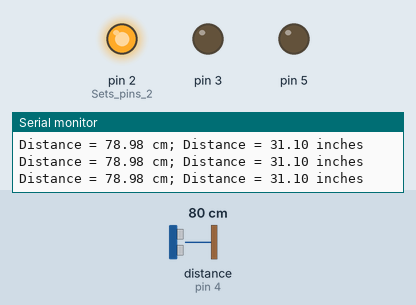
Bench run of a sketch on a simulated Arduino Uno, built with avr-gcc and run on an emulated ATmega328P. On the bench: output pins drawn as LEDs (lit = HIGH), the last lines printed to the serial monitor. Wiring (inferred from the names in the program): ultrasonic range finder: trigger pin 9; echo pin 4. The test bench sets the inputs (shaded band); at power-on: distance to the obstacle (sensor on pin 4) 80 cm. The echo pulse lasts 58.3 µs per cm; pins used as bus, display or sensor lines are not drawn.

Above: at 1.2 s.
1.3 s: distance to the obstacle (sensor on pin 4) set to 55 cm
2.8 s: distance to the obstacle (sensor on pin 4) set to 46 cm
At 3.5 s:
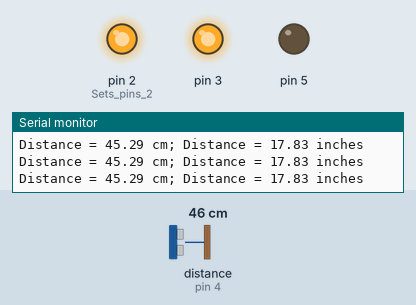
4.3 s: distance to the obstacle (sensor on pin 4) set to 34 cm
5.8 s: distance to the obstacle (sensor on pin 4) set to 27 cm
At 6.8 s:
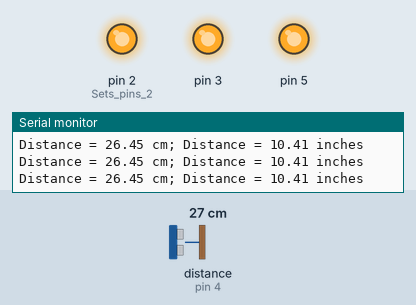
7.4 s: distance to the obstacle (sensor on pin 4) set to 250 cm
At 8.2 s:
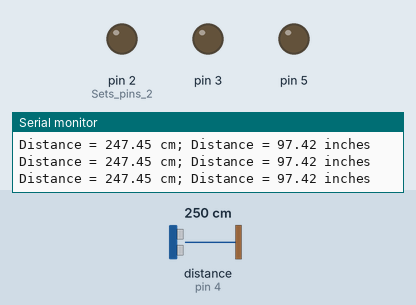
9.0 s: distance to the obstacle (sensor on pin 4) set to 87 cm
12.0 s: distance to the obstacle (sensor on pin 4) set to 77 cm
At 13.1 s:
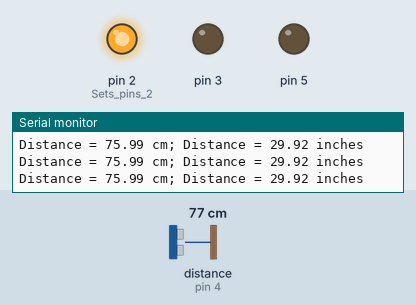
Timing chart, 0 to 14.6 s (numbered marks = the images above; inputs shaded):
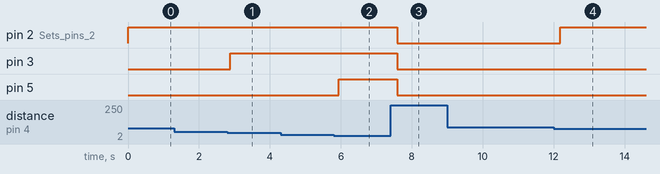

Measured:
- the behaviour switches between 51 and 50 cm on distance to the obstacle (sensor on pin 4) (found by bisection; images 0 and 1)
- the behaviour switches between 31 and 30 cm on distance to the obstacle (sensor on pin 4) (found by bisection; images 1 and 2)
- the behaviour switches between 82 and 81 cm on distance to the obstacle (sensor on pin 4) (found by bisection; images 3 and 4)
- after the input at 2.8 s, pin 3: LOW → HIGH after 0.08 s
- after the input at 5.8 s, pin 5: LOW → HIGH after 0.14 s
- after the input at 7.4 s, pin 2 (Sets_pins_2), pin 3, pin 5: HIGH → LOW after 0.18 s
- after the input at 12.0 s, pin 2 (Sets_pins_2): LOW → HIGH after 0.19 s

The sketch:

sketch_may8a.ino
```cpp
// define the pin numbers
const int trigPin = 9;
const int echoPin = 4;
// define variables
long duration;
float distance, distanceinches, distanceThreshold;
void setup() {
Serial.begin(9600); // Starts the serial communication
pinMode(trigPin, OUTPUT); // Sets the trigPin as an Output
pinMode(echoPin, INPUT); // Sets the echoPin as an Input
pinMode(2, OUTPUT); // Sets pins 2, 3, and 4 as the Output pin
pinMode(3, OUTPUT);
pinMode(5, OUTPUT);
}
void loop() {
// Clears the trigPin
digitalWrite(trigPin, LOW);
delayMicroseconds(2);
// Sets the trigPin on HIGH state for 10 microseconds
digitalWrite(trigPin, HIGH);
delayMicroseconds(10);
digitalWrite(trigPin, LOW);
// Reads the echoPin, returns the sound wave travel time in microseconds
duration = pulseIn(echoPin, HIGH);
// Calculating the distance
distance = (duration/2)*1e-6*340*100;
distanceinches = (distance/2.54);
// Prints the distance on the Serial Monitor
Serial.print("Distance = ");
Serial.print(distance);
Serial.print(" cm; ");
Serial.print("Distance = ");
Serial.print(distanceinches);
Serial.println(" inches");
// set threshold distance to activate LEDs
distanceThreshold = 80;
if (distance > distanceThreshold) {
digitalWrite(2, LOW);
digitalWrite(3, LOW);
digitalWrite(5, LOW);
}
if (distance < distanceThreshold && distance > distanceThreshold-30) {
digitalWrite(2, HIGH);
digitalWrite(3, LOW);
digitalWrite(5, LOW);
}
if (distance < distanceThreshold-30 && distance > distanceThreshold-50) {
digitalWrite(2, HIGH);
digitalWrite(3, HIGH);
digitalWrite(5, LOW);
}
if (distance < distanceThreshold-50 && distance > distanceThreshold-70 ) {
digitalWrite(2, HIGH);
digitalWrite(3, HIGH);
digitalWrite(5, HIGH);
}
delay(200); // Wait for 200 millisecond(s)
}
```
